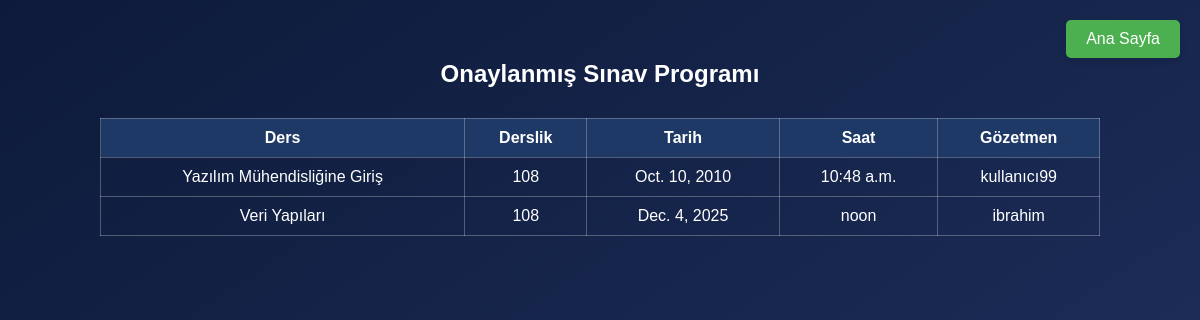
Screenshot of /uni/onayli-sinav-listesi/ (signed in) with the database file from the repository.
### uni/models.py (models this page shows, shortened)
class OnaylanmisSinavProgrami(models.Model):
    ders = models.ForeignKey(Ders, on_delete=models.CASCADE)
    derslik = models.ForeignKey(Derslik, on_delete=models.CASCADE)
    tarih = models.DateField()
    saat = models.TimeField()
    gozetmen = models.ForeignKey(CustomUser, on_delete=models.SET_NULL, null=True, blank=True, limit_choices_to={'role': 'akademisyen'})

class Ders(models.Model):
    kod = models.CharField(max_length=10, unique=True)
    ad = models.CharField(max_length=100)
    ogrenci_sayisi = models.IntegerField(default=0)
    kredi = models.IntegerField()
    bolum = models.CharField(max_length=100)

class Derslik(models.Model):
    ad = models.CharField(max_length=50, unique=True)
    kapasite = models.IntegerField()

class CustomUser(AbstractUser):
    ROLE_CHOICES = (
        ('bolum_baskani', 'Bölüm Başkanı'),
        ('bolum_sekreteri', 'Bölüm Sekreteri'),
        ('akademisyen', 'Akademisyen'),
        ('ogrenci', 'Öğrenci'),
    )
    role = models.CharField(max_length=20, choices=ROLE_CHOICES, null=True, blank=True)

### uni/views.py (the view)
# urls.py: path('onayli-sinav-listesi/', views.onaylanmis_sinav_programi, name='onaylanmis_sinav_programi'),
@login_required
def onaylanmis_sinav_programi(request):
    sinavlar = OnaylanmisSinavProgrami.objects.all().order_by('tarih', 'saat')
    return render(request, 'onaylanmis_sinav_programi.html', {'sinavlar': sinavlar})

### uni/templates/onaylanmis_sinav_programi.html (shortened to what this page needs)
{% extends "base.html" %}
{% block content %}
<h2 style="text-align:center;">Onaylanmış Sınav Programı</h2>
<a href="{% url 'home' %}" class="btn-home">Ana Sayfa</a>
<table>
    <thead>
        <tr>
            <th>Ders</th>
            <th>Derslik</th>
            <th>Tarih</th>
            <th>Saat</th>
            <th>Gözetmen</th>
        </tr>
    </thead>
    <tbody>
        {% for sinav in sinavlar %}
        <tr>
            <td>{{ sinav.ders.ad }}</td>
            <td>{{ sinav.derslik.ad }}</td>
            <td>{{ sinav.tarih }}</td>
            <td>{{ sinav.saat }}</td>
            <td>{% if sinav.gozetmen %}{{ sinav.gozetmen.username }}{% else %}-{% endif %}</td>
        </tr>
        {% empty %}
        <tr>
            <td colspan="5" style="color: #ccc;">Henüz onaylanmış sınav bulunmamaktadır.</td>
        </tr>
        {% endfor %}
    </tbody>
</table>
{% endblock %}

### uni/templates/base.html (style rules this page uses)
body { margin: 0; padding: 0; background: linear-gradient(to bottom right, #0d1a3a, #223362); font-family: Arial, sans-serif; color: white; min-height: 100vh; }
h2 { margin-bottom: 10px; }

### uni/templates/onaylanmis_sinav_programi.html (style rules this page uses)
table { width: 100%; border-collapse: collapse; margin-top: 30px; }
th, td { border: 1px solid #ffffff44; padding: 10px; text-align: center; color: white; }
th { background-color: #1e3966; }
.btn-home { position: fixed; top: 20px; right: 20px; padding: 10px 20px; background-color: #4caf50; color: white; font-size: 16px; border: none; border-radius: 5px; box-shadow: 0 4px 6px rgba(0, 0, 0, 0.1); cursor: pointer; z-index: 1000; text-decoration: none; }

### rows the page displays
OnaylanmisSinavProgrami: ders.ad "Yazılım Mühendisliğine Giriş", derslik.ad "108", tarih "Oct. 10, 2010", saat "10:48 a.m.", gozetmen.username "kullanıcı99"
OnaylanmisSinavProgrami: ders.ad "Veri Yapıları", derslik.ad "108", tarih "Dec. 4, 2025", saat "noon", gozetmen.username "ibrahim"
